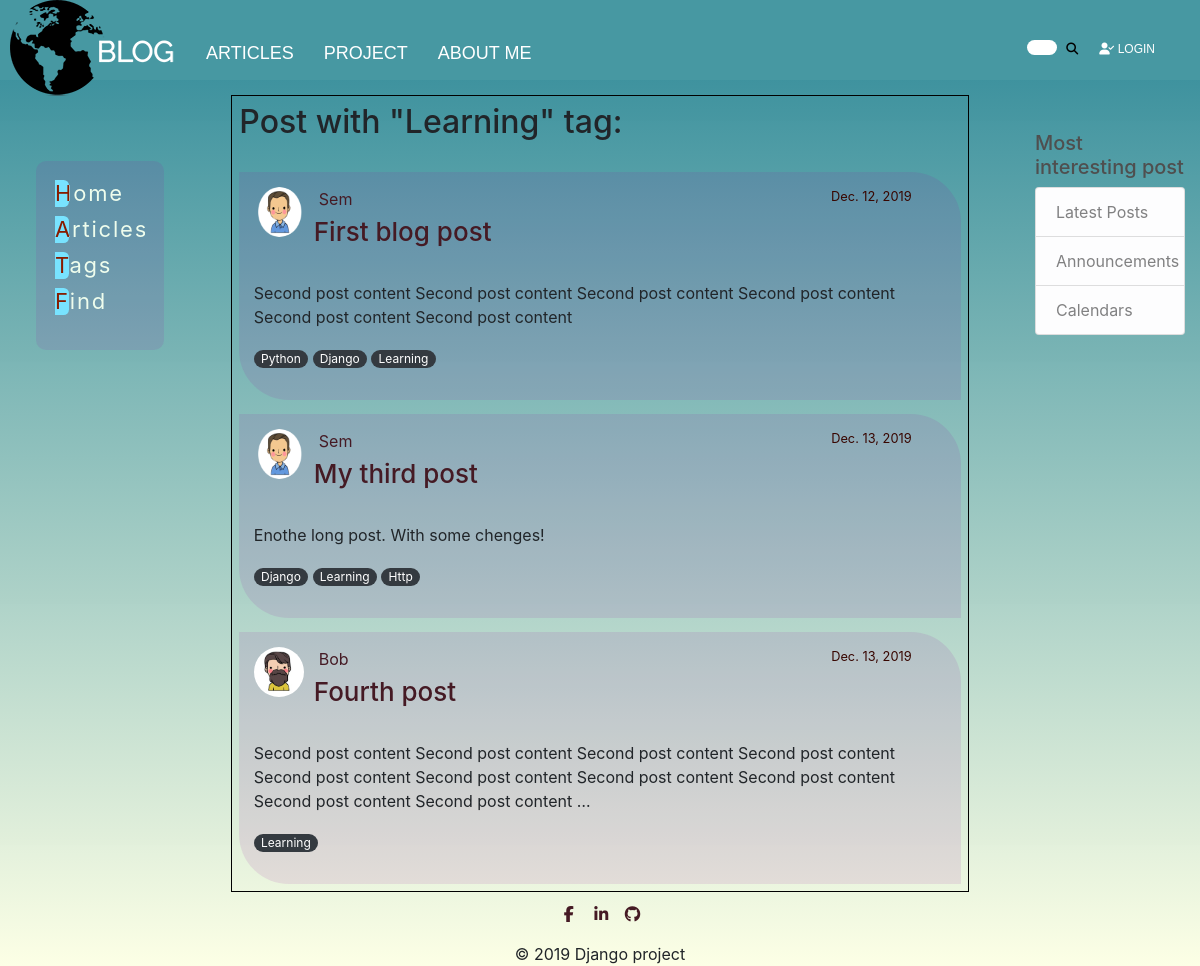
Before: /blog/tag/learning/ with the older database file.
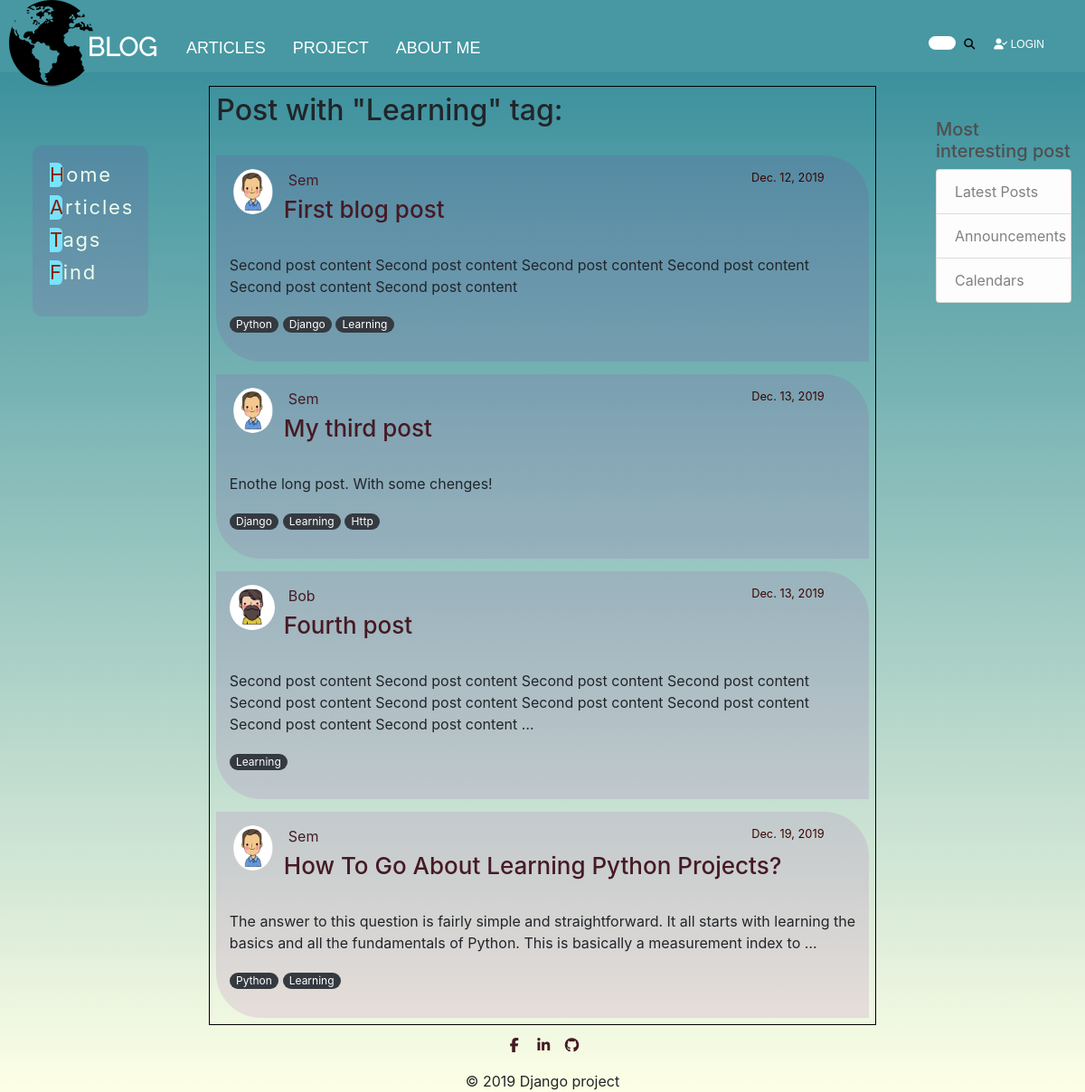
After: the same page with the newer database file.
### my_blog/models.py (models this page shows, shortened)
class Post(models.Model):
    title = models.CharField(max_length=150, db_index=True)
    slug = models.SlugField(max_length=150, blank=True, unique=True)
    body = models.TextField(blank=True, db_index=True)
    date_posted = models.DateField(default=timezone.now)
    author = models.ForeignKey(User, on_delete=models.CASCADE)
    tags = models.ManyToManyField('Tag', blank=True, related_name='posts')
    def get_absolute_url(self):
        return reverse('post_detail', kwargs={'slug': self.slug})

class Tag(models.Model):
    tag = models.CharField(max_length=50, unique=True)
    slug = models.SlugField(max_length=50, unique=True)
    def __str__(self):
        return self.tag

### users/models.py (models this page shows, shortened)
class Profile(models.Model):
    user = models.OneToOneField(User, on_delete=models.CASCADE)
    image = models.ImageField(default='default.jpg', upload_to='profile_pics')

### my_blog/views.py (the view)
# urls.py: path('tag/<str:slug>/', TagDetail.as_view(), name='tag_detail'),
class TagDetail(ObjectDetailMixin, View):
    model = Tag
    template = 'my_blog/tag_detail.html'

### my_blog/utilities.py (called while the page is built)
    def get(self, request, slug):
        objects = get_object_or_404(self.model, slug__iexact=slug)
        return render(request, self.template, context={self.model.__name__.lower(): objects})

### my_blog/templates/my_blog/tag_detail.html (shortened to what this page needs)
{% extends 'my_blog/blog_base.html' %}
{% block content %}
    <div style="padding: 1%;"><h2 class="mb-3"> Post with "{{ tag.tag }}" tag:</h2></div>
    {% for post in tag.posts.all %}
        {%  include 'my_blog/includes/post_cards_template.html' %}
    {% endfor %}
{% endblock %}

### my_blog/templates/my_blog/includes/post_cards_template.html
<div class="media-body">
    <div class="media-article">
        <div class="article-metadata">
            <div class="article-head-img">
                <img class="rounded-circle" src="{{ post.author.profile.image.url }}" width="50" height="50">
            </div>
            <div class="article-head">
                <a class="mr-2" href="{% url 'author_post' post.author.username %}">{{ post.author }}</a>
                <small class="text-muted">{{ post.date_posted }}</small>
                <h2><a class="article-title" href="{{ post.get_absolute_url }}">{{ post.title }}</a></h2>
            </div>
        </div>
        <p class="article-content">{{ post.body|truncatewords:30 }}</p>
        <p>
            {% for tag in post.tags.all %}
            <a href="{% url 'tags_list' %}" class="badge badge-pill badge-dark">{{ tag }}</a>
        {% endfor %}
        </p>
    </div>
</div>

Changed rows visible on the page:
added Post: author.profile.image (picture), author "Sem", date_posted "Dec. 19, 2019", title "How To Go About Learning Python Projects?", body "The answer to this question is fairly simple and straightforward. It all starts with learning the basics and all the fundamentals of Python. This is basically a measurement index to …", Tag (tag "Python"), Tag (tag "Learning")
